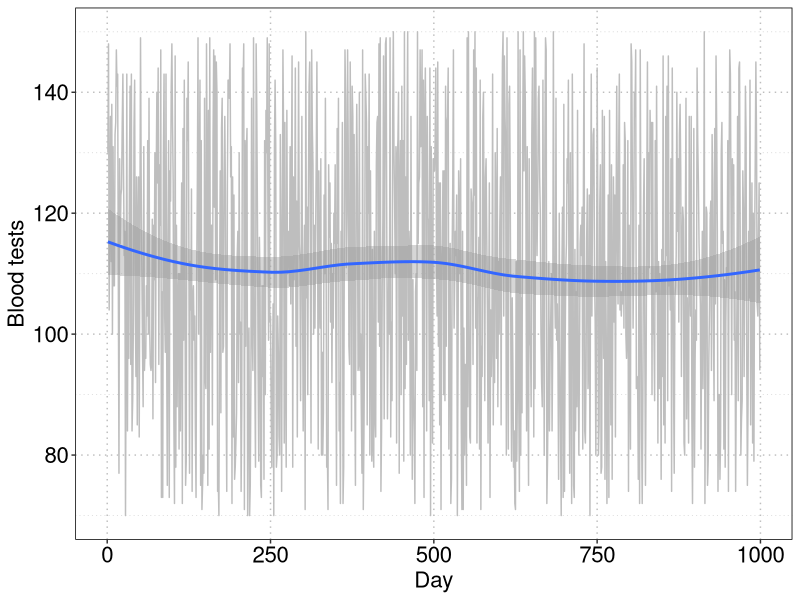
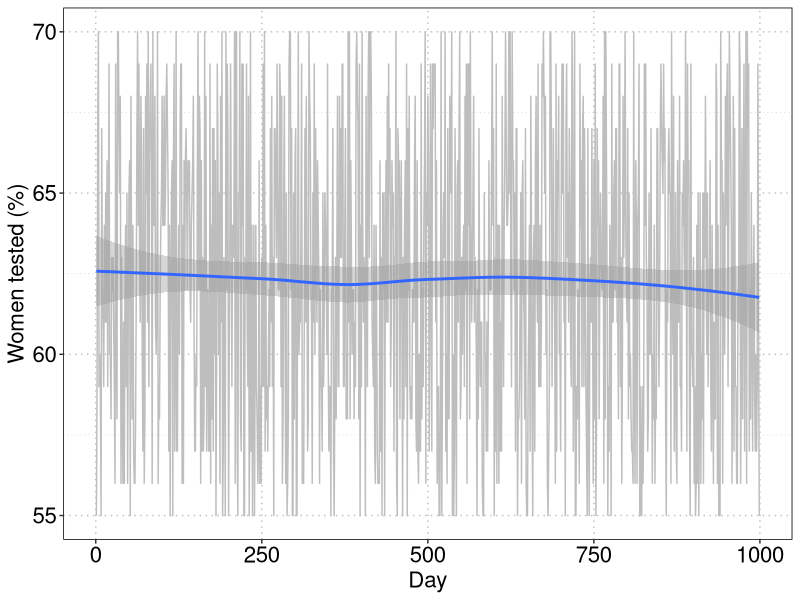
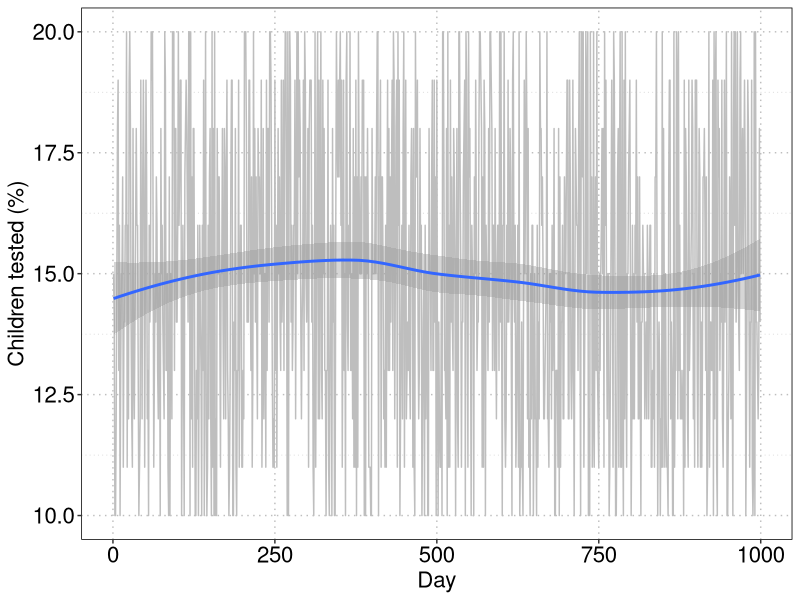
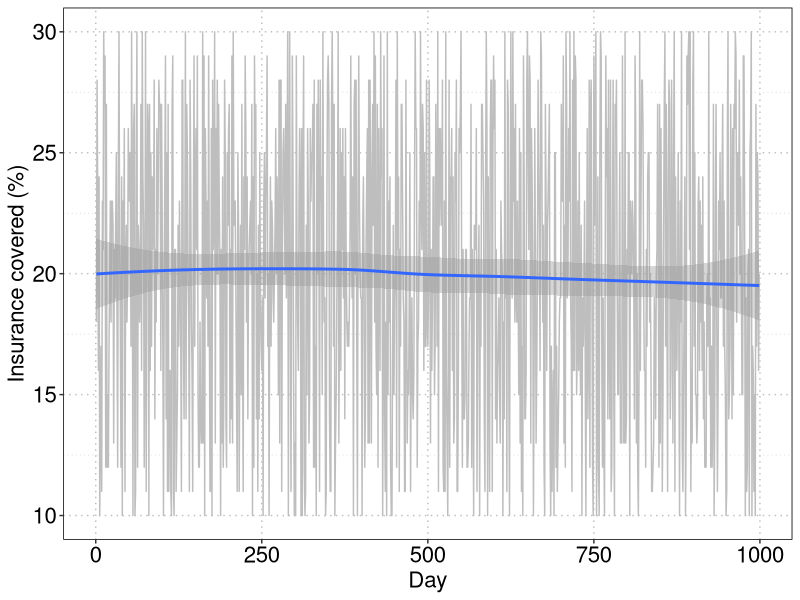
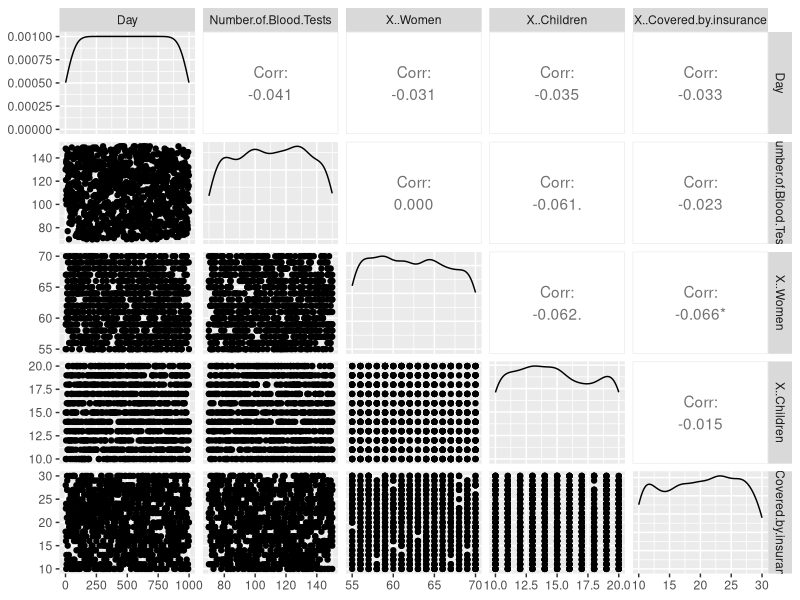

The R source for these figures, in order:
## ---- chunk 1
library(MASS)
library(readr)
library(dplyr)
library(tidyr)
library(ggplot2)
library(GGally)


data <- read_csv("./data/group_exercise_data.csv")
colnames(data) <- make.names(colnames(data))     

## ---- chunk 2
field_plot <- function(field) {
  ggplot(data, aes_string(x = "Day", y = field)) +
    geom_line(colour = "grey") +
    geom_smooth() +
    theme(legend.position = "bottom",
          axis.text.y = element_text(size = 16, colour = "black"),
          axis.text.x = element_text(size = 16, colour = "black"),
          legend.text = element_text(size = 16),
          legend.title = element_text(size = 16),
          title = element_text(size = 16),
          strip.text = element_text(size = 16, colour = "black"),
          strip.background = element_rect(fill = "white"),
          panel.grid.minor.x = element_blank(),
          panel.grid.major.x = element_line(colour = "grey", linetype = "dotted"),
          panel.grid.minor.y = element_line(colour = "lightgrey", linetype = "dotted"),
          panel.grid.major.y = element_line(colour = "grey", linetype = "dotted"),
          panel.margin.y = unit(0.1, units = "in"),
          panel.background = element_rect(fill = "white", colour = "lightgrey"),
          panel.border = element_rect(colour = "black", fill = NA))
}
## ---- chunk 3
field_plot("Number.of.Blood.Tests") + ylab("Blood tests")
## ---- chunk 4
field_plot("X..Women") + ylab("Women tested (%)")
## ---- chunk 5
field_plot("X..Children") + ylab("Children tested (%)")
## ---- chunk 6
field_plot("X..Covered.by.insurance") + ylab("Insurance covered (%)")
## ---- chunk 7
ggpairs(data)
## ---- chunk 8
vars <- apply(data, 2, var)
means <- apply(data, 2, mean)
df <- data_frame(feature = colnames(data),
                 variance = vars,
                 means = means)
library(knitr)
kable(df, col.names = c("Feature", "Variance", "Mean"),
      caption = "Variance and means for data set features")
## ---- chunk 9
fit <- glm.nb(Number.of.Blood.Tests ~ ., data = data)
fit <- step(fit, trace = 0)
predicted <- predict(fit, type = "response")

# Estimate model error
mad <- mean(abs(data$Number.of.Blood.Tests - predicted))
mse <- mean((data$Number.of.Blood.Tests - predicted)^2)
## ---- chunk 10
# Create new data ---------------------------------------------------------
means <- colMeans(data)
new <- data_frame(Day = c(1000, 1010),
                  Number.of.Blood.Tests = rep(means[2], 2),
                  X..Women = rep(means[3], 2),
                  X..Children = rep(means[4], 2),
                  X..Covered.by.insurance = rep(means[5], 2))

# Predict new points ------------------------------------------------------
predictions <- predict(fit, newdata = new, type = "response")
## ---- chunk 11
predictions %>% as.data.frame() %>% setNames("Prediction") %>% 
  cbind(data.frame(Day = c(1000, 1010))) %>% 
  dplyr::select(Day, Prediction) %>% 
  kable()
